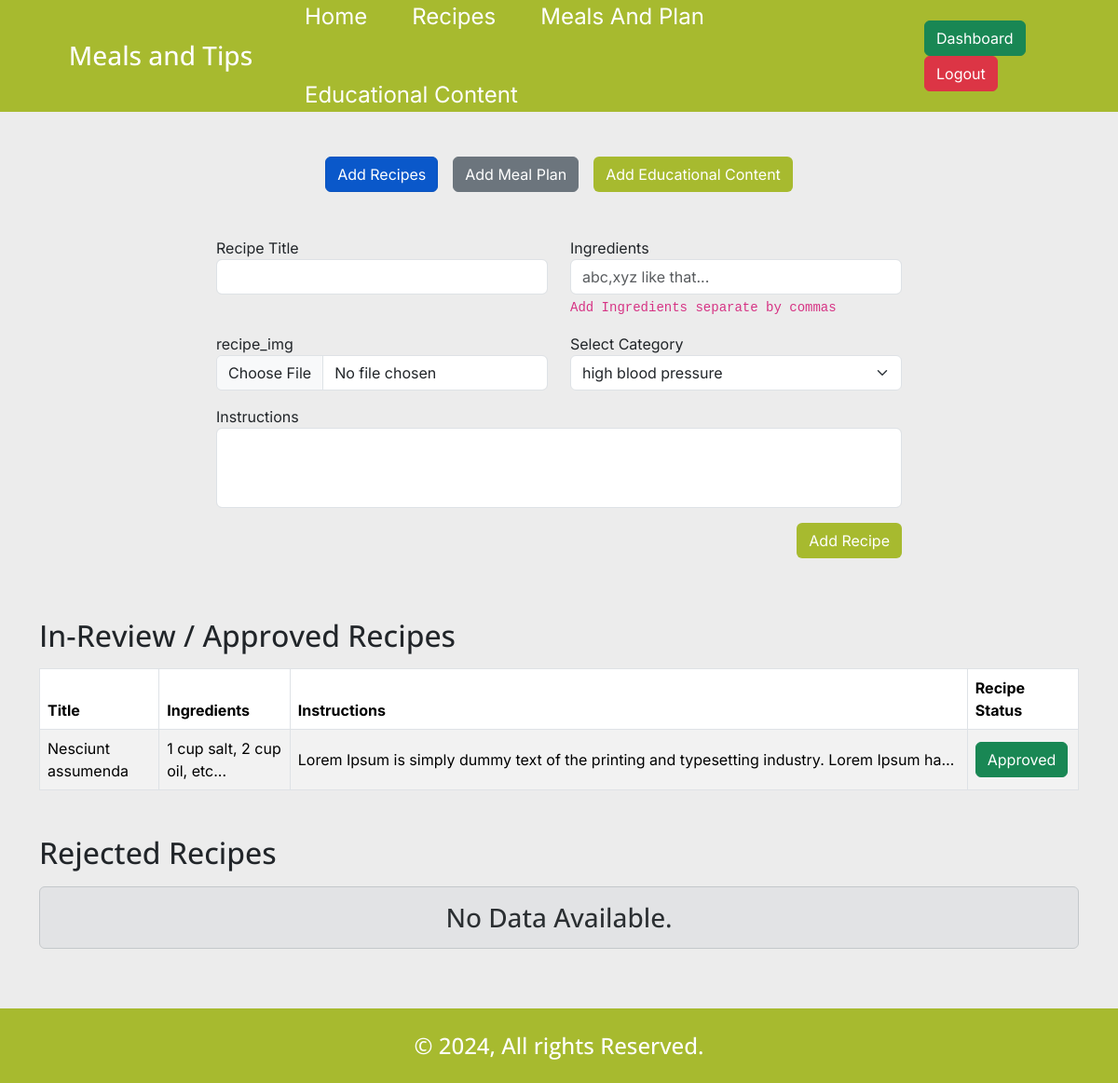
The page /nutritionistDashboard.php (signed in) on the database as committed earlier.
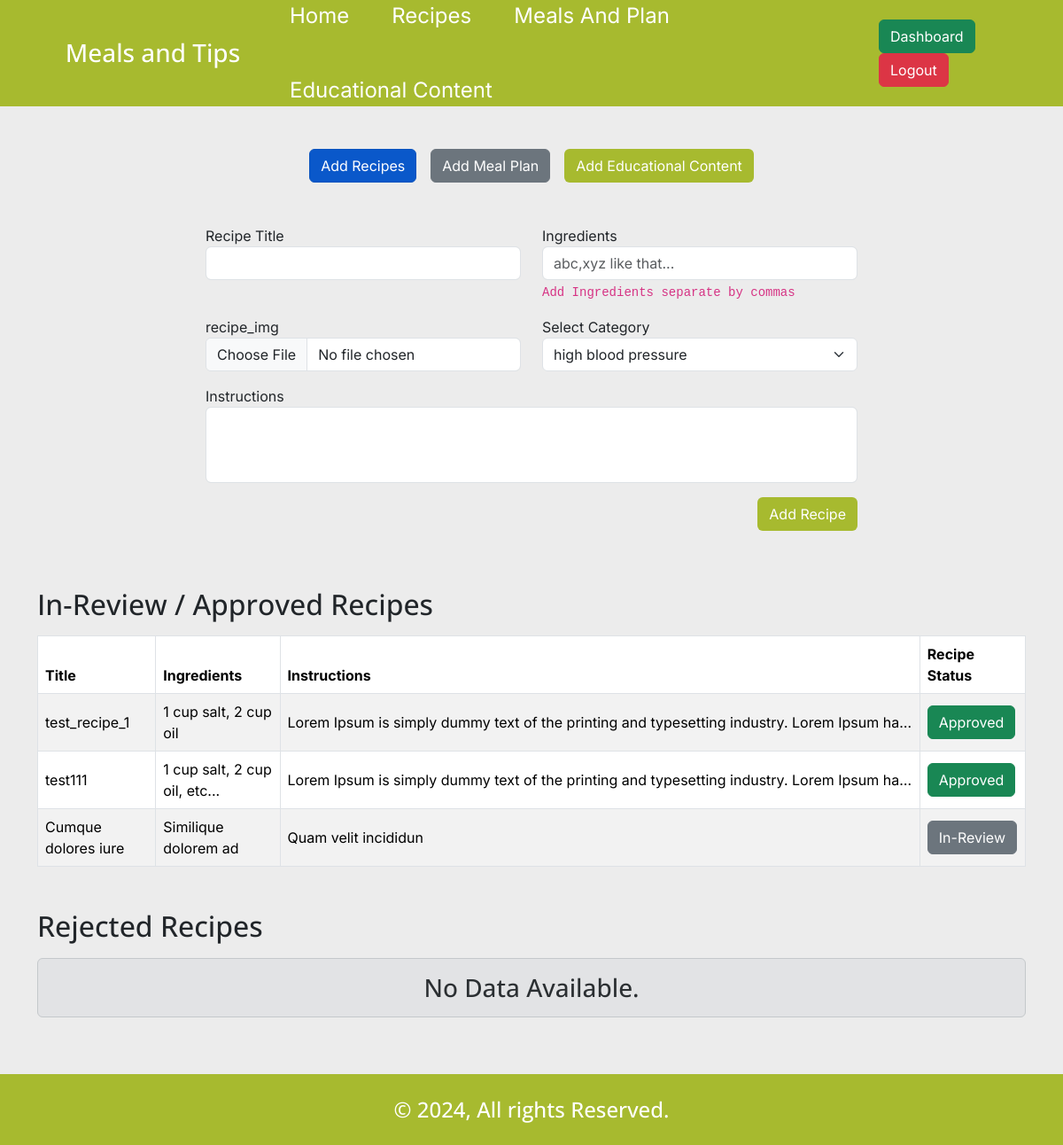
The same page on the database as committed later.
### tables this page shows
CREATE TABLE `recipes` (
  `id` int(11) NOT NULL,
  `recipe_title` varchar(255) NOT NULL,
  `ingredients` text NOT NULL,
  `instructions` text NOT NULL,
  `nutritionist_id` int(11) NOT NULL,
  `cat_id` int(11) NOT NULL,
  `recipe_status` enum('0','1','2') NOT NULL DEFAULT '0',
  `recipe_img` text DEFAULT NULL
);

### core/database.php (called while the page is built, shortened)
<?php
$db = mysqli_connect(HOST, DB_USER, DB_PWD, DB_NAME);
include_once 'functions.php';
if (isset($_SESSION['user'])) {
    $userID = $_SESSION['user'];
    $getUserQ = $db->query("SELECT * FROM `users` WHERE `id`='$userID'");
    $userData = mysqli_fetch_object($getUserQ);
    $userRole = $userData->role;
}

### nutritionistDashboard.php (the view, shortened to what this page needs)
<?php
require_once 'core/database.php';
?>
<!DOCTYPE html>
<html lang="en">
<head>
    <?php include 'includes/external_css.php'; ?>
    <link rel="stylesheet" href="css/style.min.css">
</head>
<body id="nutritionistDashboard">
    <?php include_once 'includes/header.php'; ?>
    <div class="container mx-auto mt-5 min-h-800">
        <div class="row">
            <div class="tab-buttons col-12 d-flex gap-3 justify-content-center">
                <a href="#!" class="btn btn-primary active">Add Recipes</a>
                <a href="#!" class="btn btn-secondary">Add Meal Plan</a>
                <a href="#!" class="btn text-white btn-custom-green">Add Educational Content</a>
            </div>
        </div>
        <div class="row content-wrapper">
            <div class="col-12 mx-auto mt-4">
                <div class="row">
                    <div class="col-12 col-md-8 mx-auto mt-4">
                        <form id="recipe-form" enctype="multipart/form-data">
                            <div class="row">
                                <div class="col-12 col-md-6 mb-3">
                                    <div class="form-group">
                                        <label for="recipe-title">Recipe Title</label>
                                        <input type="text" autofocus name="recipe_title" id="recipe-title" required class="form-control">
                                    </div>
                                </div>
                                <div class="col-12 col-md-6 mb-3">
                                    <div class="form-group">
                                        <label for="ingredients">Ingredients</label>
                                        <input type="text" name="ingredients" id="ingredients" class="form-control" placeholder="abc,xyz like that..." required>
                                        <code>Add Ingredients separate by commas</code>
                                    </div>
                                </div>
                                <div class="col-12 col-md-6 mb-3">
                                    <div class="form-group">
                                        <label for="recipe_img">recipe_img</label>
                                        <input type="file" name="recipe_img" id="recipe_img" class="form-control" required>
                                    </div>
                                </div>
                                <div class="col-12 col-md-6 mb-3">
                                    <div class="form-group">
                                        <label for="category_type">Select Category</label>
                                        <select type="text" name="category_type" id="category_type" required class="form-select">
                                            <?= get_categories('categories'); ?>
                                        </select>
                                    </div>
                                </div>
                                <div class="col-12 mb-3">
                                    <div class="form-group">
                                        <label for="instructions">Instructions</label>
                                        <textarea rows="3" name="instructions" id="instructions" class="form-control" required></textarea>
                                    </div>
                                </div>
                                <div class="col-12">
                                    <div class="form-group">
                                        <button type="submit" name="recipe_submit" id="recipe-submit" class="btn btn-custom-green d-block ms-auto">
                                            Add Recipe
                                        </button>
                                    </div>
                                </div>
                            </div>
                        </form>
                    </div>
                </div>
                <div class="row mt-5">
                    <div class="col-12 mb-3">
                        <h2 class="my-3">In-Review / Approved Recipes</h2>
                        <?php
                        $getRecipe_Q = $db->query("CALL `get_recipes_list_review_or_approved_by_id`($userID)");
                        if (mysqli_num_rows($getRecipe_Q) > 0):
                        ?>
                            <table id="example" class="align-middle table table-striped table-bordered">
                                <thead>
                                    <tr>
                                        <th>Title</th>
                                        <th>Ingredients</th>
                                        <th>Instructions</th>
                                        <th>Recipe Status</th>
                                    </tr>
                                </thead>
                                <tbody>
                                    <?php while ($recipe_list = mysqli_fetch_object($getRecipe_Q)): ?>
                                        <tr>
                                            <td><?= $recipe_list->recipe_title ?></td>
                                            <td><?= $recipe_list->ingredients ?></td>
                                            <td><span title="<?= $recipe_list->instructions ?>" class="line-clamp-1"><?= $recipe_list->instructions ?></span></td>
                                            <td>
                                                <?php if ($recipe_list->recipe_status == '0'): ?>
                                                    <span class="btn btn-secondary">In-Review</span>
                                                <?php else: ?>
                                                    <span class="btn btn-success">Approved</span>
                                                <?php endif; ?>
                                            </td>
                                        </tr>
                                    <?php endwhile; ?>
                                </tbody>
                            </table>
                        <?php else: ?>
                            <h3 class="alert alert-secondary text-center">No Data Available.</h3>
                        <?php endif;
                        $db->next_result(); ?>
                    </div>
                    <div class="col-12 mb-5">
                        <h2 class="my-3">Rejected Recipes</h2>
                        <?php
                        $getRecipe1_Q = $db->query("CALL `get_recipes_list_rejected_by_id`($userID)");
                        if (mysqli_num_rows($getRecipe1_Q) > 0):
                        ?>
                            <table id="example1" class="align-middle table table-striped table-bordered">
                                <thead>
                                    <tr>
                                        <th>Title</th>
                                        <th>Ingredients</th>
                                        <th>Instructions</th>
                                        <th>Recipe Status</th>
                                    </tr>
                                </thead>
                                <tbody>
                                    <?php while ($recipe_list_ = mysqli_fetch_object($getRecipe1_Q)): ?>
                                        <tr>
                                            <td><?= $recipe_list_->recipe_title ?></td>
                                            <td><?= $recipe_list_->ingredients ?></td>
                                            <td><span title="<?= $recipe_list_->instructions ?>" class="line-clamp-1"><?= $recipe_list_->instructions ?></span></td>
                                            <td>
                                                <span class="btn btn-danger">Rejected</span>
                                            </td>
                                        </tr>
                                    <?php endwhile; ?>
                                </tbody>
                            </table>
                        <?php else: ?>
                            <h3 class="alert alert-secondary text-center">No Data Available.</h3>
                        <?php endif;
                        $db->next_result(); ?>
                    </div>
                </div>
            </div>
        </div>
    </div>
    <?php include_once 'includes/footer.php'; ?>
</body>
</html>

### includes/external_css.php (shortened to what this page needs)
<link href="https://cdn.jsdelivr.net/npm/bootstrap@5.3.3/dist/css/bootstrap.min.css" rel="stylesheet">
<link rel="stylesheet" href="https://cdnjs.cloudflare.com/ajax/libs/font-awesome/6.6.0/css/all.min.css" />
<link rel="stylesheet" href="https://cdn.datatables.net/2.1.8/css/dataTables.bootstrap5.css">
<link rel="stylesheet" href="https://cdn.datatables.net/responsive/3.0.3/css/responsive.bootstrap5.css">

### includes/header.php
<header>
    <div class="container mx-auto">
        <div class="row">
            <div class="col-3 d-flex align-items-center justify-content-center">
                <div class="logo">
                    <a href="./" class="text-decoration-none">
                        <h3 class="text-white mb-0"><?= TITLE ?></h3>
                    </a>
                </div>
            </div>
            <div class="col-7 d-flex align-items-center justify-content-center">
                <ul class="nav d-flex gap-5">
                    <li>
                        <a class="fs-4" href="./">Home</a>
                    </li>
                    <li>
                        <a class="fs-4" href="./recipes_list.php">Recipes</a>
                    </li>
                    <li>
                        <a class="fs-4" href="./meals_and_plan_list.php">Meals And Plan</a>
                    </li>
                    <li>
                        <a class="fs-4" href="./edu_list.php">Educational Content</a>
                    </li>
                </ul>
            </div>
            <div class="col-2 d-flex align-items-center justify-content-center">
                <div class="nav-buttons">
                    <?php if (isLoggedin()): ?>
                        <?php if ($userRole == 'admin'): ?>
                            <a href="./adminDashboard.php" class="btn btn-success">Dashboard</a>
                        <?php elseif ($userRole == 'nutritionist'): ?>
                            <a href="./nutritionistDashboard.php" class="btn btn-success">Dashboard</a>
                        <?php else: ?>
                            <a href="./userDashboard.php" class="btn btn-success">Dashboard</a>
                        <?php endif; ?>
                        <a href="logout.php" class="btn btn-danger">Logout</a>
                    <?php else: ?>
                        <a href="login.php" class="btn btn-primary">Login</a>
                    <?php endif; ?>
                </div>
            </div>
        </div>
    </div>
</header>

### core/functions.php (shortened to what this page needs)
<?php
require_once 'database.php';
function isLoggedin()
{
    return isset($_SESSION['user']) ? true : false;
}
function get_categories($table)
{
    global $db;
    $cat_Q = $db->query("SELECT * FROM `$table`");
    $options = '';
    while ($cat = mysqli_fetch_object($cat_Q)):
        $options .= '<option value="' . $cat->id . '">' . $cat->category_name . '</option>';
    endwhile;
    return $options;
}

### includes/footer.php
<footer>
    <h4 class="text-white text-center mb-0">&copy; <?= date('Y') ?>, All rights Reserved.</h4>
</footer>

Rows that differ between the two databases and show on the page:
removed recipes: recipe_title "Nesciunt assumenda", ingredients "1 cup salt, 2 cup oil, etc...", instructions "Lorem Ipsum is simply dummy text of the printing and typesetting industry. Lorem Ipsum…", recipe_status "Approved"
added recipes: recipe_title "test_recipe_1", ingredients "1 cup salt, 2 cup oil", instructions "Lorem Ipsum is simply dummy text of the printing and typesetting industry. Lorem Ipsum…", recipe_status "Approved"
added recipes: recipe_title "test111", ingredients "1 cup salt, 2 cup oil, etc...", instructions "Lorem Ipsum is simply dummy text of the printing and typesetting industry. Lorem Ipsum…", recipe_status "Approved"
added recipes: recipe_title "Cumque dolores iure", ingredients "Similique dolorem ad", instructions "Quam velit incididun", recipe_status "In-Review"
